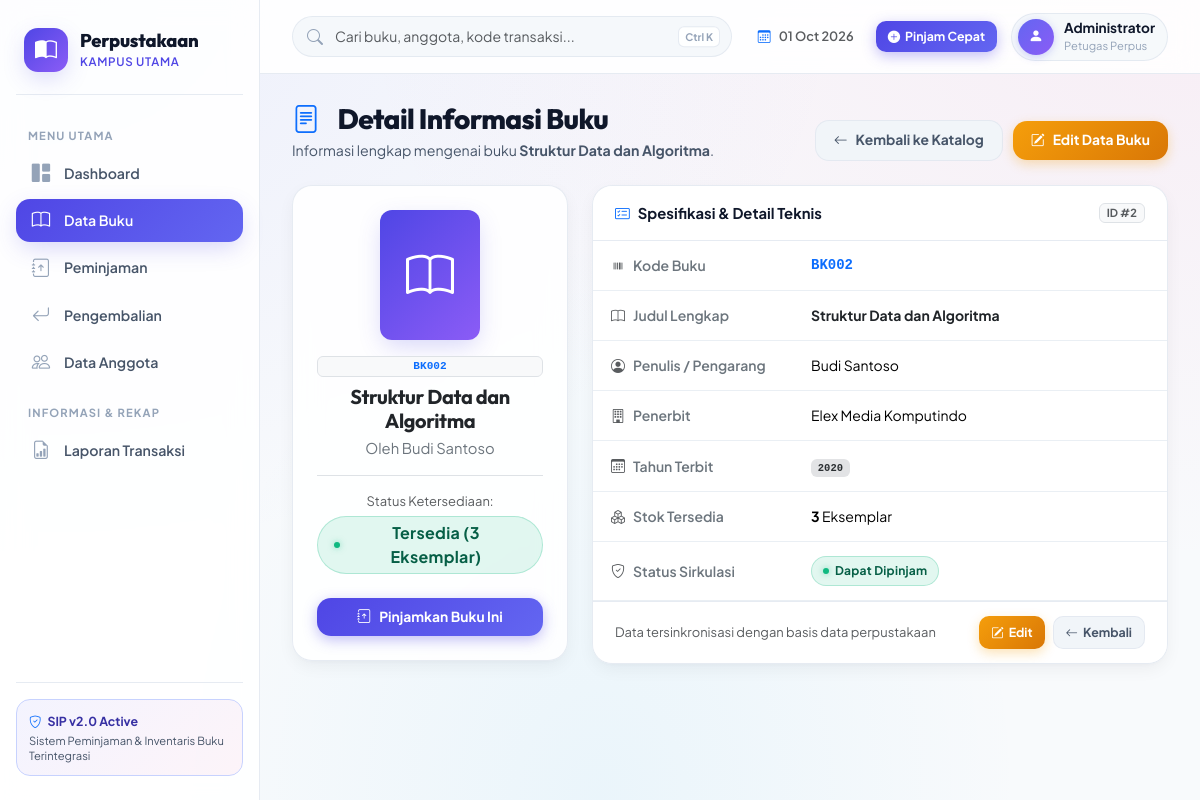
The page /buku/detail?id=2 on the database its author committed.
### tables this page shows
CREATE TABLE buku (
    id INT AUTO_INCREMENT PRIMARY KEY,
    kode_buku VARCHAR(20) NOT NULL UNIQUE,
    judul VARCHAR(150) NOT NULL,
    penulis VARCHAR(100) NOT NULL,
    penerbit VARCHAR(100) NOT NULL,
    tahun_terbit YEAR NOT NULL,
    stok INT NOT NULL DEFAULT 0,
    status ENUM('tersedia', 'habis') NOT NULL DEFAULT 'tersedia',
    created_at TIMESTAMP DEFAULT CURRENT_TIMESTAMP,
    updated_at TIMESTAMP DEFAULT CURRENT_TIMESTAMP ON UPDATE CURRENT_TIMESTAMP
);

### app/Core/Controller.php (called while the page is built, shortened)
<?php
abstract class Controller
{
    protected function view(string $view, array $data = []): void
    {
        extract($data);
        $viewFile = __DIR__ . '/../Views/' . $view . '.php';
        require $viewFile;
        require __DIR__ . '/../Views/layouts/main.php';
    }
}

### app/Controllers/BukuController.php (called while the page is built, shortened)
<?php
class BukuController extends Controller
{
    private BukuService $service;
    public function __construct()
    {
        $this->service = new BukuService();
    }
    public function detail(): void
    {
        $id = (int) ($_GET['id'] ?? 0);
        try {
            $buku = $this->service->getById($id);
        } catch (BukuTidakDitemukanException $e) {
            $this->flash('danger', $e->getMessage());
            $this->redirect('/buku');
            return;
        }
        $this->view('buku/detail', [
            'title' => 'Detail Buku',
            'buku'  => $buku,
        ]);
    }
}

### public/index.php (called while the page is built, shortened)
<?php
spl_autoload_register(function (string $class) {
    $prefix = 'App\\';
    $relative = substr($class, strlen($prefix));
    $path = BASE_PATH . '/app/' . str_replace('\\', '/', $relative) . '.php';
});
$routes = require BASE_PATH . '/routes/web.php';
try {
    (new Router($routes))->dispatch();
} catch (\Throwable $e) {
    Logger::error('Unhandled exception: ' . $e->getMessage());
    http_response_code(500);
    echo 'Terjadi kesalahan pada server. Silakan coba lagi.';
}

### config/database.php (called while the page is built)
<?php
return [
    'host'     => 'localhost',
    'dbname'   => 'perpustakaan',
    'username' => 'root',
    'password' => '',
    'charset'  => 'utf8mb4',
];

### app/Config/Database.php (called while the page is built, shortened)
<?php
class Database
{
    private static ?PDO $instance = null;
    public static function getInstance(): PDO
    {
        if (self::$instance === null) {
            $config = require __DIR__ . '/../../config/database.php';
            $dsn = "mysql:host={$config['host']};dbname={$config['dbname']};charset={$config['charset']}";
            try {
                self::$instance = new PDO($dsn, $config['username'], $config['password'], [
                    PDO::ATTR_ERRMODE            => PDO::ERRMODE_EXCEPTION,
                    PDO::ATTR_DEFAULT_FETCH_MODE => PDO::FETCH_ASSOC,
                    PDO::ATTR_EMULATE_PREPARES   => false,
                ]);
            } catch (PDOException $e) {
                throw new PDOException('Koneksi database gagal.');
            }
        }
        return self::$instance;
    }
}

### app/Services/BukuService.php (called while the page is built, shortened)
<?php
class BukuService
{
    private BukuRepository $repo;
    public function __construct()
    {
        $this->repo = new BukuRepository();
    }
    public function getById(int $id): array
    {
        $buku = $this->repo->find($id);
        return $buku;
    }
}

### app/Repositories/BukuRepository.php (called while the page is built, shortened)
<?php
class BukuRepository
{
    private PDO $db;
    public function __construct()
    {
        $this->db = Database::getInstance();
    }
    public function find(int $id): ?array
    {
        $stmt = $this->db->prepare('SELECT * FROM buku WHERE id = :id');
        $stmt->execute(['id' => $id]);
        $row = $stmt->fetch();
        return $row ?: null;
    }
}

### app/Views/buku/detail.php (the view)
<div class="page-heading">
  <div>
    <h1><i class="bi bi-file-text text-primary me-2"></i>Detail Informasi Buku</h1>
    <p>Informasi lengkap mengenai buku <strong><?= htmlspecialchars($buku['judul']) ?></strong>.</p>
  </div>
  <div class="page-heading-actions">
    <a href="<?= BASE_URL ?>/buku" class="btn btn-secondary">
      <i class="bi bi-arrow-left"></i> Kembali ke Katalog
    </a>
    <a href="<?= BASE_URL ?>/buku/edit?id=<?= (int)$buku['id'] ?>" class="btn btn-warning">
      <i class="bi bi-pencil-square"></i> Edit Data Buku
    </a>
  </div>
</div>
<div class="row g-4">
  <div class="col-lg-4">
    <div class="card text-center p-4">
      <div class="mx-auto mb-3" style="width: 100px; height: 130px; border-radius: 12px; background: linear-gradient(135deg, var(--primary), var(--accent-purple)); color: #fff; display: grid; place-items: center; font-size: 3rem; box-shadow: var(--shadow-glow);">
        <i class="bi bi-book"></i>
      </div>
      <span class="badge bg-light text-primary border font-monospace px-3 py-1 mb-2 d-inline-block">
        <?= htmlspecialchars($buku['kode_buku']) ?>
      </span>
      <h3 class="fw-bold text-dark mb-1" style="font-size: 1.25rem;">
        <?= htmlspecialchars($buku['judul']) ?>
      </h3>
      <p class="text-secondary mb-3">Oleh <?= htmlspecialchars($buku['penulis']) ?></p>
      <div class="pt-3 border-top">
        <div class="text-muted small mb-1">Status Ketersediaan:</div>
        <?php if ($buku['status'] === 'tersedia'): ?>
          <span class="badge-status badge-status-success fs-6 px-3 py-1">
            Tersedia (<?= (int)$buku['stok'] ?> Eksemplar)
          </span>
        <?php else: ?>
          <span class="badge-status badge-status-danger fs-6 px-3 py-1">
            Stok Habis
          </span>
        <?php endif; ?>
      </div>
      <?php if ((int)$buku['stok'] > 0): ?>
        <div class="mt-4">
          <a href="<?= BASE_URL ?>/peminjaman" class="btn btn-primary w-100">
            <i class="bi bi-journal-arrow-up"></i> Pinjamkan Buku Ini
          </a>
        </div>
      <?php endif; ?>
    </div>
  </div>
  <div class="col-lg-8">
    <div class="card">
      <div class="card-header">
        <span><i class="bi bi-card-checklist text-primary me-2"></i>Spesifikasi &amp; Detail Teknis</span>
        <span class="badge bg-light text-muted border">ID #<?= (int)$buku['id'] ?></span>
      </div>
      <div class="card-body p-0">
        <div class="table-responsive">
          <table class="table mb-0">
            <tbody>
              <tr>
                <td style="width: 200px;" class="text-secondary fw-semibold">
                  <i class="bi bi-upc text-muted me-2"></i>Kode Buku
                </td>
                <td class="font-monospace fw-bold text-primary">
                  <?= htmlspecialchars($buku['kode_buku']) ?>
                </td>
              </tr>
              <tr>
                <td class="text-secondary fw-semibold">
                  <i class="bi bi-book text-muted me-2"></i>Judul Lengkap
                </td>
                <td class="fw-bold text-dark">
                  <?= htmlspecialchars($buku['judul']) ?>
                </td>
              </tr>
              <tr>
                <td class="text-secondary fw-semibold">
                  <i class="bi bi-person-circle text-muted me-2"></i>Penulis / Pengarang
                </td>
                <td>
                  <?= htmlspecialchars($buku['penulis']) ?>
                </td>
              </tr>
              <tr>
                <td class="text-secondary fw-semibold">
                  <i class="bi bi-building text-muted me-2"></i>Penerbit
                </td>
                <td>
                  <?= htmlspecialchars($buku['penerbit']) ?>
                </td>
              </tr>
              <tr>
                <td class="text-secondary fw-semibold">
                  <i class="bi bi-calendar3 text-muted me-2"></i>Tahun Terbit
                </td>
                <td>
                  <span class="badge bg-secondary-subtle text-secondary-emphasis font-monospace">
                    <?= htmlspecialchars($buku['tahun_terbit']) ?>
                  </span>
                </td>
              </tr>
              <tr>
                <td class="text-secondary fw-semibold">
                  <i class="bi bi-boxes text-muted me-2"></i>Stok Tersedia
                </td>
                <td>
                  <strong><?= (int)$buku['stok'] ?></strong> Eksemplar
                </td>
              </tr>
              <tr>
                <td class="text-secondary fw-semibold">
                  <i class="bi bi-shield-check text-muted me-2"></i>Status Sirkulasi
                </td>
                <td>
                  <?php if ($buku['status'] === 'tersedia'): ?>
                    <span class="badge-status badge-status-success">
                    Dapat Dipinjam
                  </span>
                  <?php else: ?>
                    <span class="badge-status badge-status-danger">
                    Tidak Dapat Dipinjam (Stok Kosong)
                    </span>
                  <?php endif; ?>
                </td>
              </tr>
            </tbody>
          </table>
        </div>
      </div>
      <div class="card-footer d-flex justify-content-between align-items-center">
        <span class="text-muted small">
        Data tersinkronisasi dengan basis data perpustakaan
        </span>
        <div class="d-flex gap-2">
          <a href="<?= BASE_URL ?>
          /buku/edit?id=<?= (int)$buku['id'] ?>"
          class="btn btn-sm btn-warning">
            <i class="bi bi-pencil-square">
            </i> Edit
          </a>
          <a href="<?= BASE_URL ?>/buku"
          class="btn btn-sm btn-secondary">
            <i class="bi bi-arrow-left">
            </i> Kembali
          </a>
        </div>
      </div>
    </div>
  </div>
</div>

### rows shown on the page
buku: judul "Struktur Data dan Algoritma", kode_buku "BK002", penulis "Budi Santoso", stok "3", id "2", penerbit "Elex Media Komputindo", tahun_terbit "2020"
